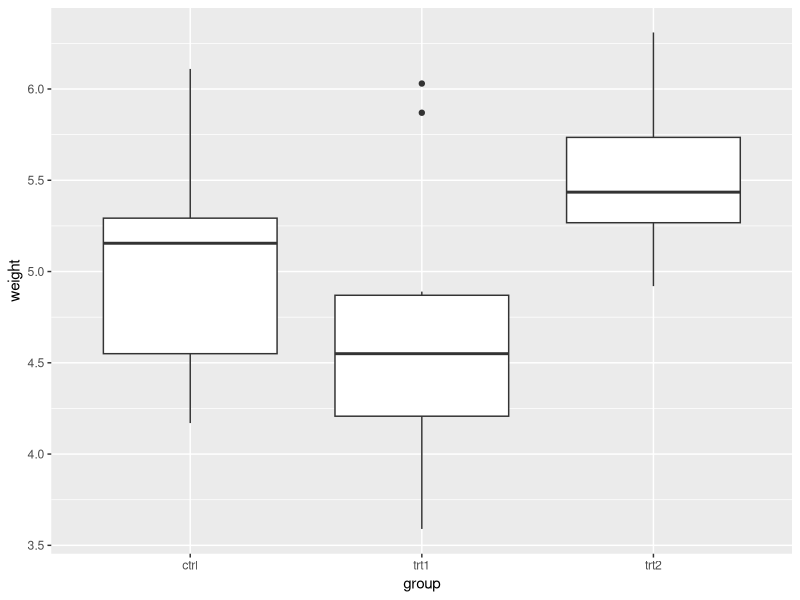

Recreate this plot in R.
# An analysis of Plant Growth
# Rick Scavetta
# 28.09.2020
# The first case study in R

# Load packages
library(tidyverse)

# Obtain our data ----
PlantGrowth
PlantGrowth <- as_tibble(PlantGrowth) # convert this to a "tibble" (more on this later)

glimpse(PlantGrowth)

# Explore our data ----

# Descriptive statistics ----
# mean, standard deviation
PlantGrowth %>% 
  group_by(group) %>% 
  summarise(avg = mean(weight))

PlantGrowth %>% 
  group_by(group) %>% 
  summarise(stdv = sd(weight))

# Data Visualization ----
ggplot(PlantGrowth, aes(x = group, y = weight)) +
  geom_boxplot()



# Inferential statistics ----
# 1-way ANOVA




